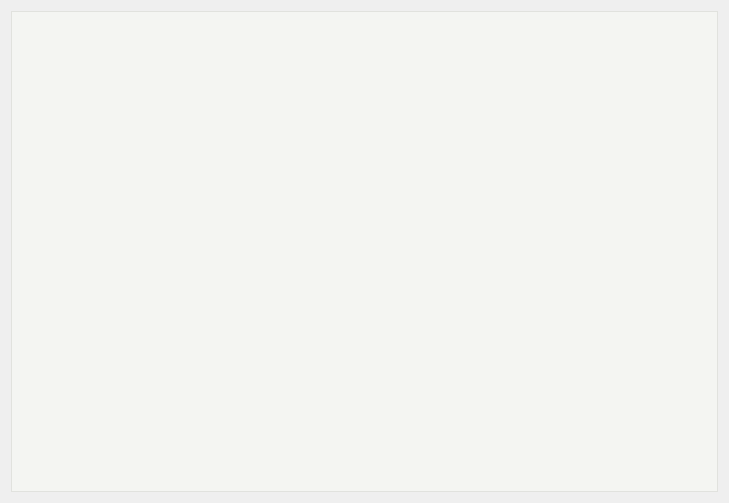
<?xml version="1.0" encoding="UTF-8"?>
<ui version="4.0">
 <class>LyricsDisplayView</class>
 <widget class="QWidget" name="LyricsDisplayView">
  <property name="geometry">
   <rect>
    <x>0</x>
    <y>0</y>
    <width>729</width>
    <height>503</height>
   </rect>
  </property>
  <property name="windowTitle">
   <string>Form</string>
  </property>
  <property name="styleSheet">
   <string notr="true">QListWidget{
background-color: rgba(253, 255, 248, 100);

}
QListWidget::Item{
	padding-top:5px; padding-bottom:4px; 
}
QListWidget::Item:hover{
background:rgba(119,119,119,50); color:black; 
}

</string>
  </property>
  <layout class="QVBoxLayout" name="verticalLayout">
   <item>
    <widget class="QListWidget" name="listWidget"/>
   </item>
  </layout>
 </widget>
 <resources/>
 <connections/>
</ui>
